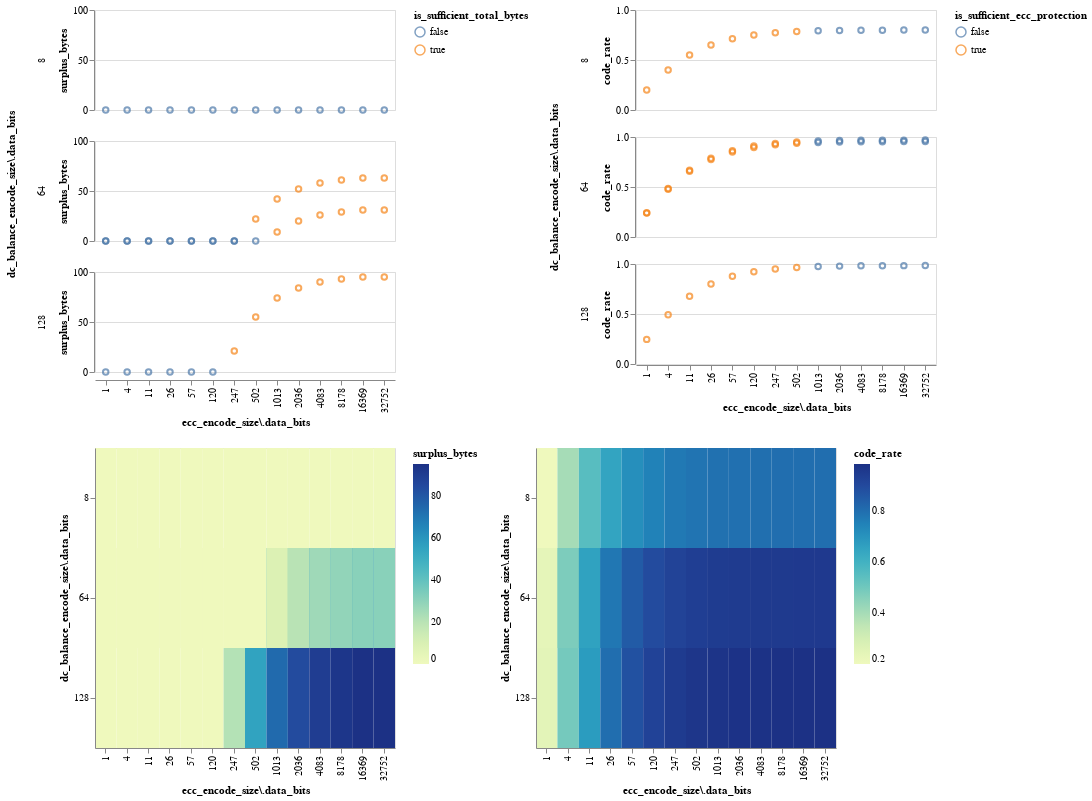
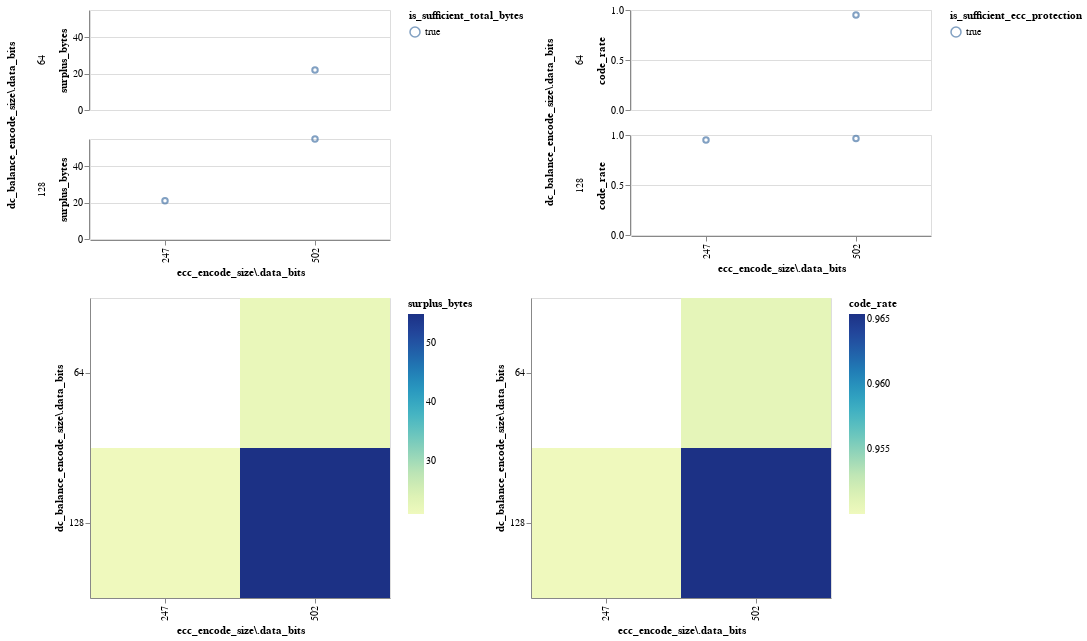

These figures' notebook cell, in order:
### Markdown cell above
### DC Balance Encode + ECC Encode時の効率・余剰byte数計算

### Code cell
import os
import math
from dataclasses import asdict, dataclass, field

import altair as alt
import pandas as pd
from tabulate import tabulate


pd.set_option("display.max_columns", 256)
pd.set_option("display.max_rows", 256)


@dataclass(frozen=True)
class DcBalanceEncodeSize:
    """
    DC Balance Encodeの設定
    """

    data_bits: int
    total_bits: int

    @property
    def code_rate(self) -> float:
        return self.data_bits / self.total_bits


@dataclass(frozen=True)
class EccEncodeSize:
    """
    ECCの設定
    """

    parity_bits: int
    additional_bits: int
    data_bits: int

    @property
    def total_bits(self) -> int:
        return self.data_bits + self.parity_bits + self.additional_bits

    @property
    def code_rate(self) -> float:
        return self.data_bits / self.total_bits

    @classmethod
    def from_parity_bits(
        cls, parity_bits: int, additional_bits: int = 1
    ) -> "EccEncodeSize":
        """
        Create an ECC frame size from the number of parity bits and additional bits.
        :param parity_bits: The number of parity bits.
        :param additional_bits: The number of additional bits.
        :return: The ECC frame size.
        """
        data_bits = 2**parity_bits - parity_bits - 1
        return cls(parity_bits, additional_bits, data_bits)


@dataclass(frozen=False)
class EncodeConfig:
    """
    NAND ICのPage不揮発化におけるエンコード設定
    """

    ###############################################################
    # ユーザー設定

    # DC Balance Encodeの設定
    dc_balance_encode_size: DcBalanceEncodeSize

    # ECCの設定
    ecc_encode_size: EccEncodeSize

    ###############################################################
    # ユーザー設定可能だが、基本変更する必要はない

    # USB Hostからのデータ最小単位
    logical_data_bytes: int = 512

    # 1ページあたりにUSB Hostからのデータを何個格納するか
    logical_data_num_per_page: int = 4

    # 1pageあたりのデータ量
    bytes_per_page = 2048 + 128

    # ECC保護すべきデータサイズの最小単位
    require_ecc_protection_bytes: int = 512

    ###############################################################
    # __post_init__で計算する値

    # 1pageあたりのUSB Hostから書き込まれるデータサイズ
    logical_data_bytes_per_page: int = field(default=None)

    # 1pageあたりの冗長データ量
    redundant_bytes: int = field(default=None)

    # 符号化率
    code_rate: float = field(default=None)

    # logical_data_bytes_per_pageに対して、冗長データ量を割り当てたときの、合計のデータ量
    require_bytes: int = field(default=None)

    # 冗長データ量が足りるかどうか
    is_sufficient_total_bytes: int = field(default=None)

    # 冗長データで余るバイト数
    surplus_bytes: int = field(default=None)

    # 冗長データが足りないバイト数
    short_bytes: int = field(default=None)

    # ECC保護が十分かどうか
    is_sufficient_ecc_protection: int = field(default=None)

    # ECC保護で require_ecc_protection_bytes で指定された中で検出できるエラーの最大数. 保護範囲が複数に分かれる場合はそれぞれで発生する理想ケースを想定
    max_ecc_error_detection_count: int = field(default=None)

    def __post_init__(self):
        self.logical_data_bytes_per_page = (
            self.logical_data_bytes * self.logical_data_num_per_page
        )
        self.redundant_bytes = self.bytes_per_page - self.logical_data_bytes_per_page
        self.code_rate = (
            self.ecc_encode_size.code_rate * self.dc_balance_encode_size.code_rate
        )
        self.require_bytes = math.floor(
            self.logical_data_bytes_per_page * (1.0 / self.code_rate)
        )
        self.is_sufficient_total_bytes = self.require_bytes <= self.bytes_per_page
        self.surplus_bytes = (
            self.bytes_per_page - self.require_bytes
            if self.is_sufficient_total_bytes
            else 0
        )
        self.short_bytes = (
            self.require_bytes - self.bytes_per_page
            if not self.is_sufficient_total_bytes
            else 0
        )
        self.is_sufficient_ecc_protection = (
            self.ecc_encode_size.total_bits <= self.require_ecc_protection_bytes
        )
        self.max_ecc_error_detection_count = math.floor(
            self.require_ecc_protection_bytes * 8 / self.ecc_encode_size.total_bits
        )


############################################
# 見積もり
dc_balance_encode_size_list = [
    DcBalanceEncodeSize(8, 10),
    DcBalanceEncodeSize(64, 66),
    DcBalanceEncodeSize(64, 67),
    DcBalanceEncodeSize(128, 130),
    # DcBalanceEncodeSize(1, 1),  # disable
]

parity_len_n = 16  # 計算対象にするparity長
ecc_encode_size_list = [
    EccEncodeSize.from_parity_bits(i) for i in range(2, parity_len_n)
]

encode_config_list = [
    EncodeConfig(dc_balance_encode_size=dc, ecc_encode_size=ecc)
    for dc in dc_balance_encode_size_list
    for ecc in ecc_encode_size_list
]
encode_config_df = pd.json_normalize(([asdict(c) for c in encode_config_list]))


def print_chart(df: pd.DataFrame):
    base_chart_1 = (
        alt.Chart(df)
        .mark_point()
        .encode(
            alt.X("ecc_encode_size\\.data_bits:N"),
            alt.Row("dc_balance_encode_size\\.data_bits:N"),
        )
        .properties(width=300, height=100)
    )
    base_chart_2 = (
        alt.Chart(df)
        .mark_rect()
        .encode(
            alt.X("ecc_encode_size\\.data_bits:N"),
            alt.Y("dc_balance_encode_size\\.data_bits:N"),
        )
        .properties(width=300, height=300)
    )
    alt.vconcat(
        # 横軸: ECCのデータビット数, 縦軸: 冗長データ量, 行: DC Balance Encodeのデータビット数
        alt.hconcat(
            base_chart_1.encode(
                alt.Y("surplus_bytes:Q"),
                alt.Color("is_sufficient_total_bytes:N"),
            ),
            base_chart_1.encode(
                alt.Y("code_rate:Q"),
                alt.Color("is_sufficient_ecc_protection:N"),
            ),
        ).resolve_scale(color="independent"),
        # Encode設定と余裕度のヒートマップ
        alt.hconcat(
            base_chart_2.encode(
                alt.Color("surplus_bytes:Q"),
            ),
            base_chart_2.encode(
                alt.Color("code_rate:Q"),
            ),
        ).resolve_scale(color="independent"),
    ).resolve_scale(color="independent").display()


# 今回の要件を満たせるもの
available_encode_config_df = encode_config_df.query(
    "is_sufficient_total_bytes and is_sufficient_ecc_protection"
)
print(
    tabulate(
        available_encode_config_df[
            [
                "dc_balance_encode_size.data_bits",
                "dc_balance_encode_size.total_bits",
                "ecc_encode_size.data_bits",
                "ecc_encode_size.parity_bits",
                # "ecc_encode_size.additional_bits",
                "code_rate",
                "surplus_bytes",
                "max_ecc_error_detection_count",
            ]
        ],
        headers="keys",
        tablefmt="pipe",
    )
)

# 全体
print_chart(encode_config_df)
print_chart(available_encode_config_df)
available_encode_config_df
